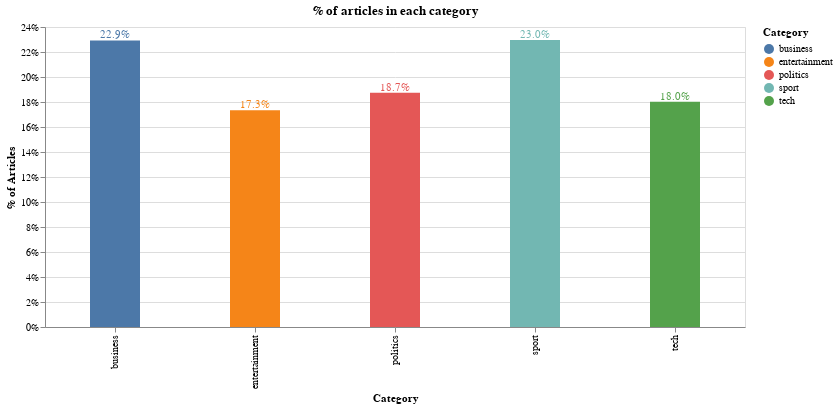

Here is the notebook cell this chart was saved with:
### Code cell
bars = alt.Chart(df_per).mark_bar(size=50).encode(
    x=alt.X('Category'),
    y=alt.Y('Percent',axis=alt.Axis(format='.0%', title='% of Articles')), color='Category'
)
text = bars.mark_text(align='center', baseline='bottom').encode(text=alt.Text('Percent', format='.1%'))
(bars + text).interactive().properties(
    height=300, 
    width=700,
    title = "% of articles in each category",
)

### Figure 1 — Vega-Lite specification as saved in the notebook (floating-point values rounded to 4 significant figures)
{"config": {"view": {"continuousWidth": 400, "continuousHeight": 300}}, "layer": [{"mark": {"type": "bar", "size": 50}, "encoding": {"color": {"type": "nominal", "field": "Category"}, "x": {"type": "nominal", "field": "Category"}, "y": {"type": "quantitative", "axis": {"format": ".0%", "title": "% of Articles"}, "field": "Percent"}}, "selection": {"selector005": {"type": "interval", "bind": "scales", "encodings": ["x", "y"]}}}, {"mark": {"type": "text", "align": "center", "baseline": "bottom"}, "encoding": {"color": {"type": "nominal", "field": "Category"}, "text": {"type": "quantitative", "field": "Percent", "format": ".1%"}, "x": {"type": "nominal", "field": "Category"}, "y": {"type": "quantitative", "axis": {"format": ".0%", "title": "% of Articles"}, "field": "Percent"}}}], "data": {"name": "data-a13e34015f733afc7255c38aeac38535"}, "height": 300, "title": "% of articles in each category", "width": 700, "$schema": "https://vega.github.io/schema/vega-lite/v4.8.1.json", "datasets": {"data-a13e34015f733afc7255c38aeac38535": [{"Category": "business", "File_Name": 510, "Percent": 0.2292}, {"Category": "entertainment", "File_Name": 386, "Percent": 0.1735}, {"Category": "politics", "File_Name": 417, "Percent": 0.1874}, {"Category": "sport", "File_Name": 511, "Percent": 0.2297}, {"Category": "tech", "File_Name": 401, "Percent": 0.1802}]}}
